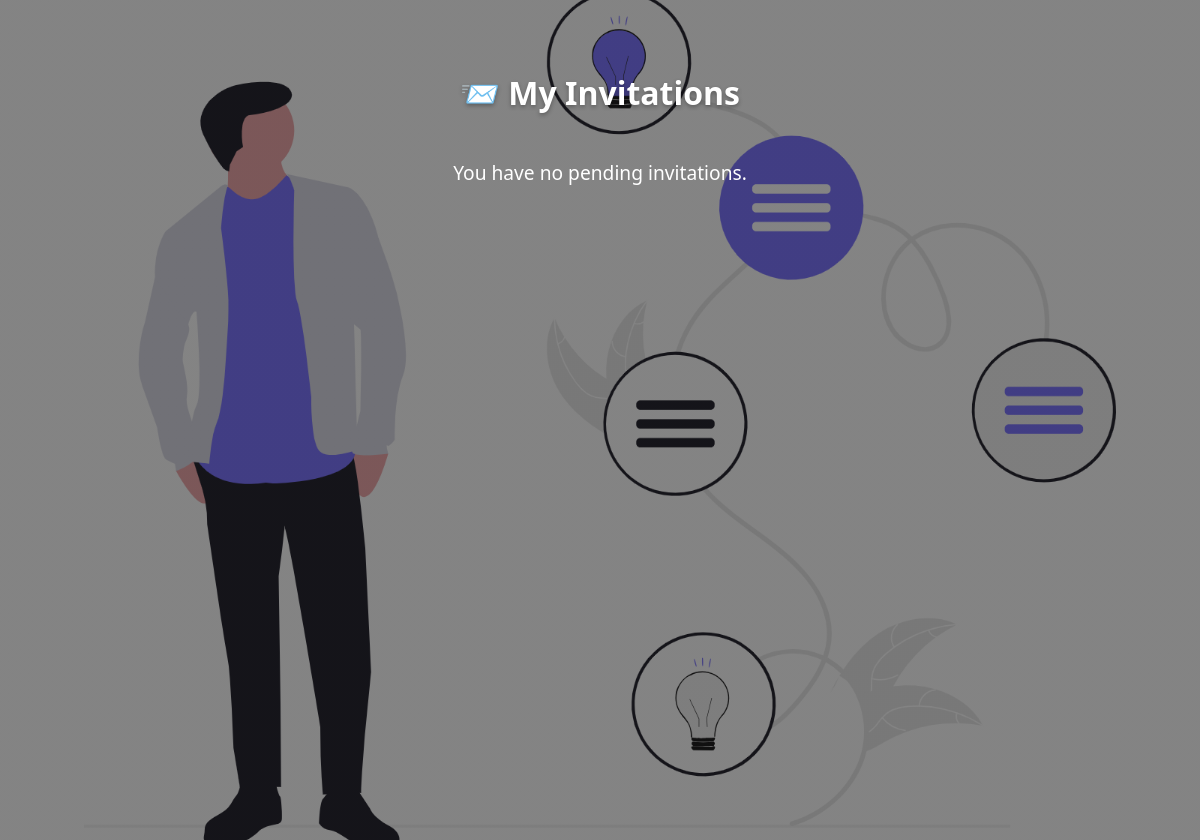
Before: /my-invitations/ (signed in) with the older database file.
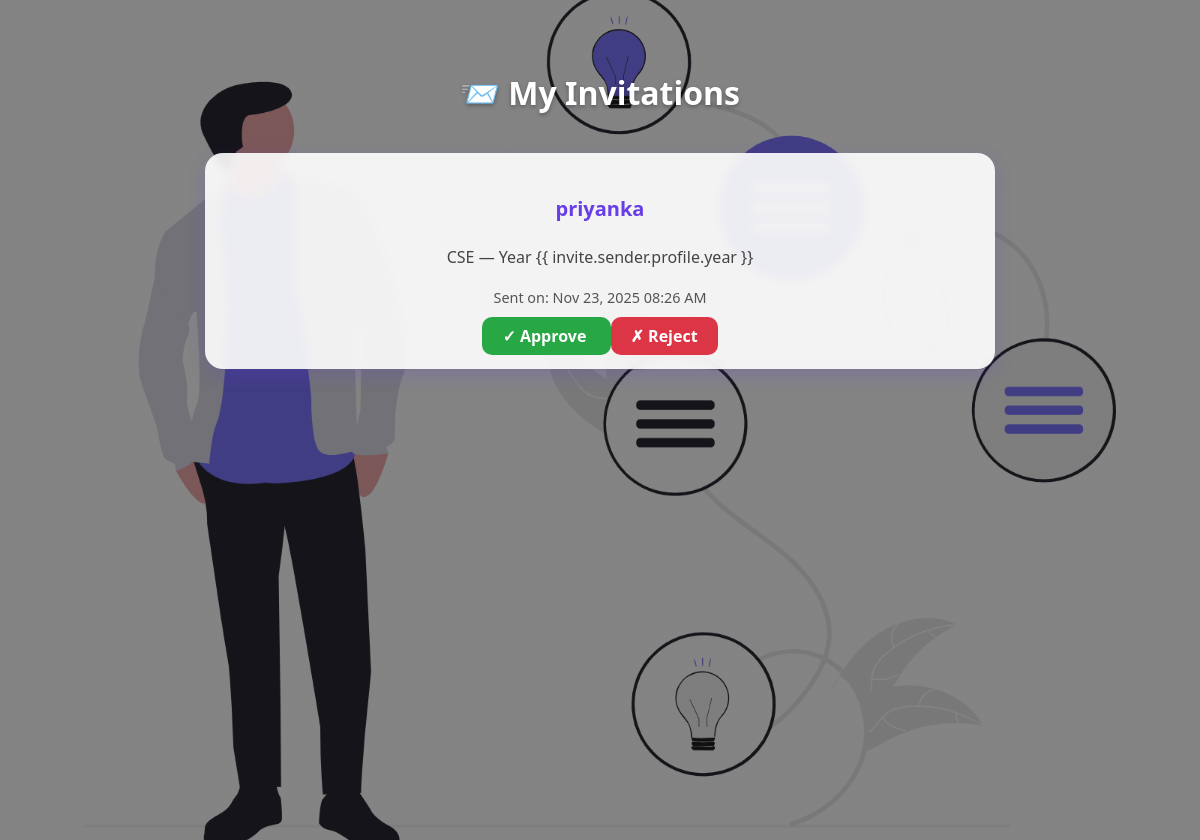
After: the same page with the newer database file.
### accounts/models.py (models this page shows, shortened)
class Invitation(models.Model):
    STATUS_CHOICES = (
        ("pending", "Pending"),
        ("approved", "Approved"),
        ("rejected", "Rejected"),
    )
    sender = models.ForeignKey(
        User,
        related_name="sent_invitations",
        on_delete=models.CASCADE
    )
    receiver = models.ForeignKey(
        User,
        related_name="received_invitations",
        on_delete=models.CASCADE
    )
    status = models.CharField(
        max_length=10,
        choices=STATUS_CHOICES,
        default="pending"
    )
    created_at = models.DateTimeField(auto_now_add=True)
    class Meta:
        unique_together = ('sender', 'receiver')  # 🔥 Prevent duplicate invites

class Profile(models.Model):
    user = models.OneToOneField(User, on_delete=models.CASCADE)
    name = models.CharField(max_length=100)
    skills = models.TextField()
    interests = models.TextField()
    year = models.CharField(max_length=20)
    branch = models.CharField(max_length=50)
    gender = models.CharField(max_length=20)
    contact_number = models.CharField(max_length=15, blank=True, null=True)

### accounts/views.py (the view)
# urls.py: path("my-invitations/", views.my_invitations, name="my_invitations"),
@login_required
def my_invitations(request):
    invites = Invitation.objects.filter(receiver=request.user)
    return render(request, "matching/invitations.html", {"invites": invites})

### matching/context_processors.py (called while the page is built)
def invite_count(request):
    if request.user.is_authenticated:
        return {
            "invite_count": Invitation.objects.filter(
                receiver=request.user,
                status="pending"
            ).count()
        }
    return {"invite_count": 0}

### matching/templates/matching/invitations.html (shortened to what this page needs)
{% load static %}
<link rel="stylesheet" href="{% static 'css/peerfinder.css' %}" />
<div class="invitation-page">
  <div class="container">
    <h2 class="page-title">📨 My Invitations</h2>
    {% if invites %} {% for invite in invites %}
    <div class="invite-card">
      <p class="invite-name">{{ invite.sender.profile.name }}</p>
      <p class="invite-branch">
        {{ invite.sender.profile.branch }} — Year {{ invite.sender.profile.year
        }}
      </p>
      <p class="invite-date">
        Sent on: {{ invite.created_at|date:"M d, Y h:i A" }}
      </p>
      <div class="d-flex invite-buttons mt-3">
        <a
          href="{% url 'approve_invitation' invite.id %}"
          class="btn-approve me-2"
        >
          ✓ Approve
        </a>
        <a href="{% url 'reject_invitation' invite.id %}" class="btn-reject">
          ✗ Reject
        </a>
      </div>
    </div>
    {% endfor %} {% else %}
    <p class="no-data">You have no pending invitations.</p>
    {% endif %}
  </div>
</div>

### static/css/peerfinder.css (style rules this page uses)
h2 { font-size: 2rem; font-weight: 700; color: #34495e; margin-bottom: 1.5rem; }
.container, .card { margin-left: auto; margin-right: auto; }
h2 { font-size: 2rem; font-weight: bold; margin-bottom: 15px; }

Changed rows visible on the page:
added Invitation: sender.profile.name "priyanka", sender.profile.branch "CSE", created_at "Nov 23, 2025 08:26 AM"
Other visible differences:
text no longer shown: "You have no pending invitations."
